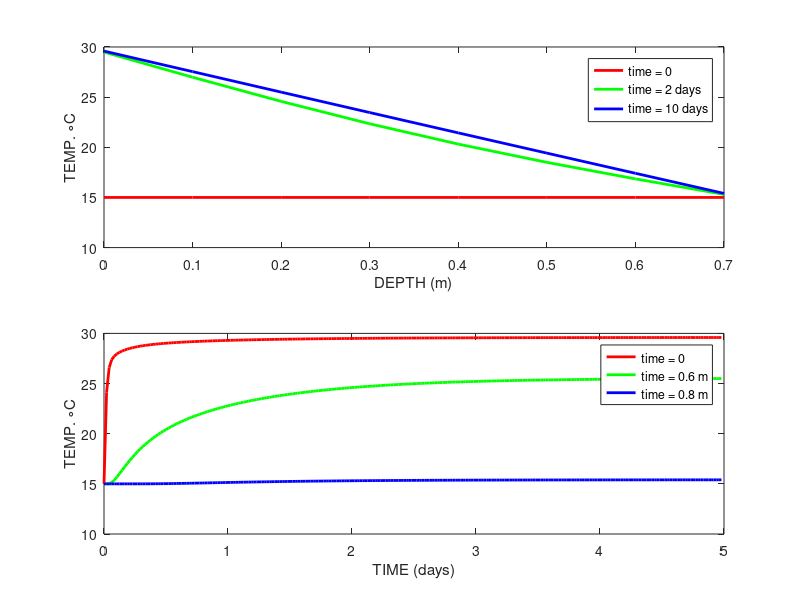

Here is the MATLAB script that generated this plot:
% the video explanation of this script is accessible from https://www.youtube.com/watch?v=-bPIko39J_E&feature=youtu.be
% in case if narration is slow, increase the playback speed to 1.25
clear

dz_m=0.1;
number_cells=8;
dx_m=1;
dy_m=1;
time_step_s = 30*60;
max_time_steps=24*10;



thermal_cond_wPmPc=2.0;
thermal_conductance_wPm2Pc=100;  %original 100
vol_heat_capacity_jPm3Pc=2959200;

T_c_ay=zeros(number_cells,max_time_steps);
heat_flux_out_jPc=zeros(number_cells,max_time_steps);
heat_flux_in=zeros(number_cells,max_time_steps);

T_c_ay(:,1)=15;  %original 15

T_surface_c=30; %original 30
T_bottom_c=15;%original 15

for time_idx=1:max_time_steps-1
    
    for space_idx=1:number_cells-1
        heat_flux_out_jPs(space_idx,time_idx+1)=thermal_cond_wPmPc*(T_c_ay(space_idx,time_idx)-T_c_ay(space_idx+1,time_idx)) *dx_m*dy_m/dz_m;
    end
    heat_flux_out_jPs(number_cells,time_idx+1)=thermal_conductance_wPm2Pc*(T_c_ay(number_cells,time_idx)-T_bottom_c)*dx_m*dy_m;
    for space_idx=2:number_cells
        heat_flux_in_jPs(space_idx,time_idx+1)=thermal_cond_wPmPc*(T_c_ay(space_idx-1,time_idx)-T_c_ay(space_idx,time_idx)) *dx_m*dy_m/dz_m;
    end
    heat_flux_in_jPs(1,time_idx+1)=thermal_conductance_wPm2Pc*(T_surface_c-T_c_ay(1,time_idx))*dx_m*dy_m;
    
    for space_idx=1:number_cells
        T_c_ay(space_idx,time_idx+1)= (heat_flux_in_jPs(space_idx,time_idx+1)-heat_flux_out_jPs(space_idx,time_idx+1))*time_step_s/vol_heat_capacity_jPm3Pc/dz_m/dx_m/dy_m +T_c_ay(space_idx,time_idx);
    end
    
end

time_s_ay=0:time_step_s:time_step_s*(max_time_steps-1);
x_m_ay=0:dz_m:dz_m*number_cells-dz_m;
fig=figure;
set(gcf,'color','w')
subplot(2,1,1)
plot(x_m_ay,T_c_ay(:,1),'r-','displayname','time = 0','linewidth',2);hold on
plot(x_m_ay,T_c_ay(:,24*4),'g-','displayname','time = 2 days','linewidth',2);hold on
plot(x_m_ay,T_c_ay(:,24*10),'b-','displayname','time = 10 days','linewidth',2);hold on
xlabel('DEPTH (m)')
ylabel('TEMP. {\circ}C')
legend show

dayPs=1/86400;

subplot(2,1,2)
plot(time_s_ay*dayPs,T_c_ay(1,:),'r-','displayname','time = 0','linewidth',2);hold on
plot(time_s_ay*dayPs,T_c_ay(3,:),'g-','displayname','time = 0.6 m','linewidth',2);hold on
plot(time_s_ay*dayPs,T_c_ay(end,:),'b-','displayname','time = 0.8 m','linewidth',2);hold on
xlabel('TIME (days)')
ylabel('TEMP. {\circ}C')
legend show

print(fig,'result.jpg','-djpeg','-r200')




